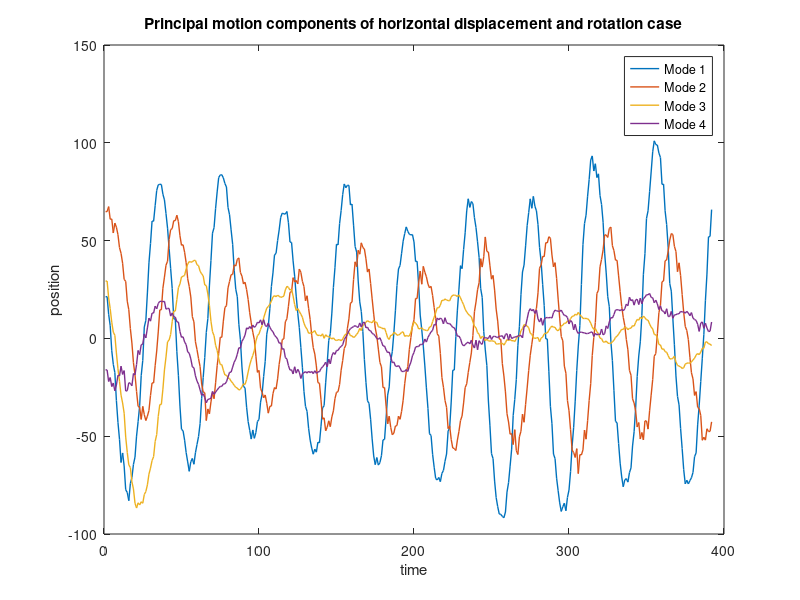
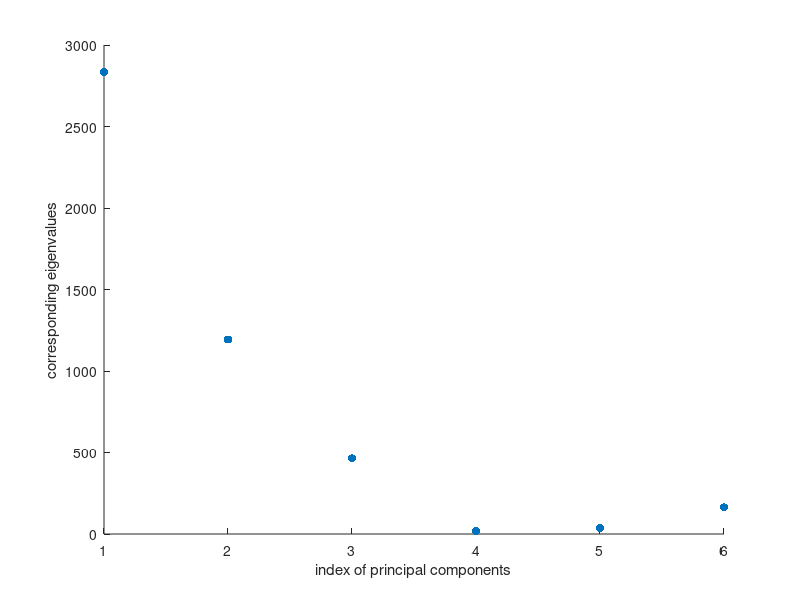

These charts were generated, in order, by the following MATLAB code:
clc
clear all
close all

%% read the saved data
x_inds_all_1 = load('cam1_4_x.mat').x_inds_all;
x_inds_all_2 = load('cam2_4_x.mat').x_inds_all;
x_inds_all_3 = load('cam3_4_x.mat').x_inds_all;

y_inds_all_1 = load('cam1_4_y.mat').y_inds_all;
y_inds_all_2 = load('cam2_4_y.mat').y_inds_all;
y_inds_all_3 = load('cam3_4_y.mat').y_inds_all;

len = min([length(x_inds_all_1), length(x_inds_all_2), length(x_inds_all_3)]);

X = [x_inds_all_1(1:len); y_inds_all_1(1:len); x_inds_all_2(1:len);  ...
    y_inds_all_2(1:len); x_inds_all_3(1:len); y_inds_all_3(1:len)];

%% Eigenvalue Decompsition
[m, n] = size(X);
mn = mean(X, 2); % compute mean for each row
X = X - repmat(mn, 1, n); % subtract mean

Cx = (1/(n-1)) * X * X'; % covariance
[V,D] = eig(Cx); % eigenvectors(V)/eigenvalues(D)
lambda = diag(D); % get eigenvalues

%% PCA analysis
[dummy, m_arrange] = sort(-1*lambda); % sort in decreasing order
lambda = lambda(m_arrange);
V = V(:, m_arrange);
Y = V' * X; % produce the principal components projection

figure(1)
plot(Y(1, :),'LineWidth',1)
hold on
plot(Y(2, :),'LineWidth',1)
plot(Y(3, :),'LineWidth',1)
plot(Y(4, :),'LineWidth',1)

xlabel('time')
ylabel('position')
title('Principal motion components of horizontal displacement and rotation case')
% title('Principal motion components of noisy case')
legend('Mode 1', 'Mode 2', 'Mode 3', 'Mode 4')

figure(2)
scatter(m_arrange, lambda, 'filled')
xlabel('index of principal components')
ylabel('corresponding eigenvalues')
set(gca,'xtick',1:6)